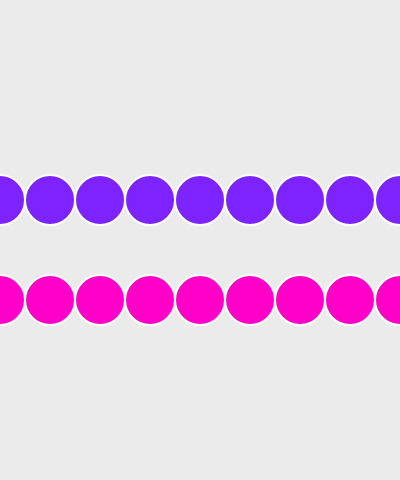
Frame 1 (no input)
Frame 60 (no input): identical to frame 1, image omitted
Frame 120 (the mouse pressed at the canvas centre since frame 60): identical to frame 1, image omitted

The p5.js sketch that drew this single still picture (run headless with seeded random() and noise() and a simulated clock; from frame 60 on, the mouse is pressed at the canvas centre):

// p5.js sketch
// ── sketch.js
/*
Original code by Daniel Shiffman
Modified by Dawn C. Hayes
Modified by Lisa Marie Goicochea
*/

function setup() {
  createCanvas(400,480);
}

function draw() {
  background(235); // value between 0-255
  strokeWeight(2); //thickness of outline
  stroke(255); // color
  
  // purple circles
  var x = 0;
  while (x <= width) {
    fill(125, 35, 255); // color of ellipse
    ellipse(x, 200, 50, 50); // x and y coordinates of ellipse as well as size
    x = x + 50;
  }
  // pink circles
  for (x = 0; x <= width; x += 50) {
    fill(255, 0, 200); // color of ellipse
    ellipse(x, 300, 50, 50); // x and y coordinates of ellipse as well as size
  }
}
